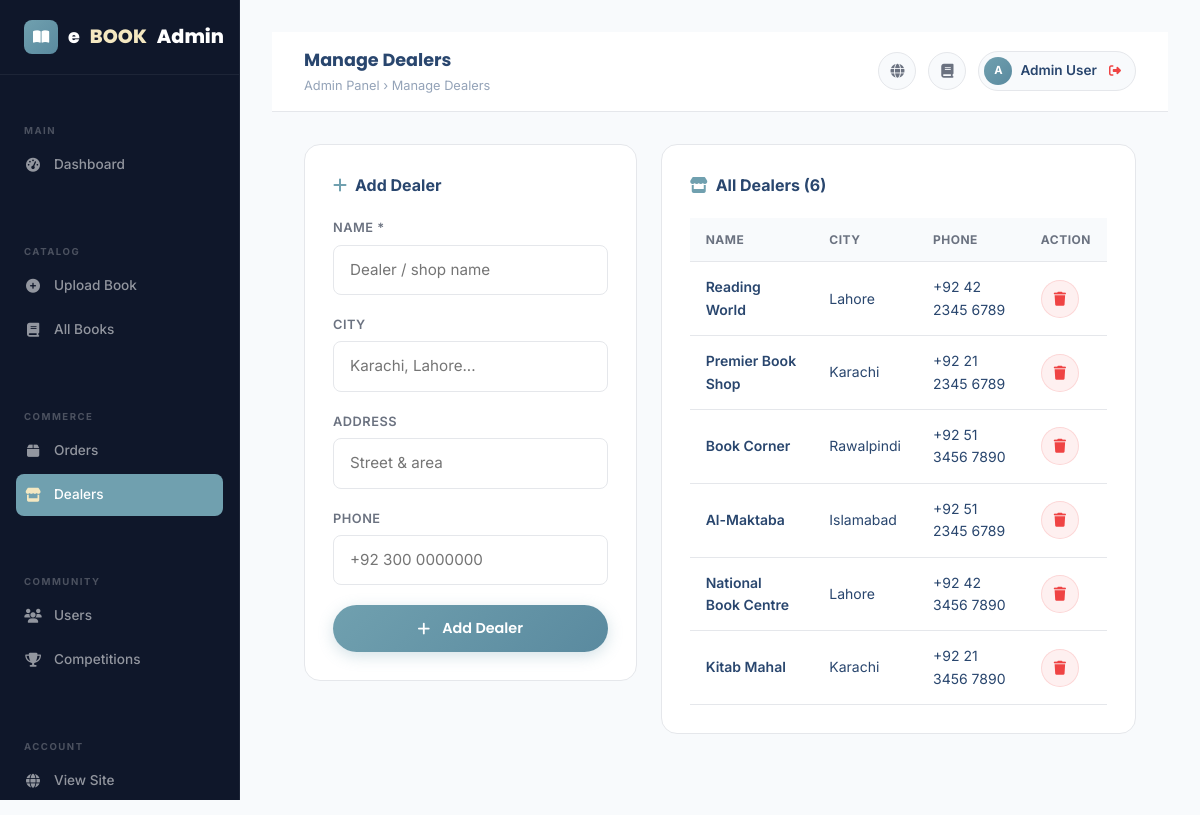
/admin/manage_dealers.php (signed in), run on the app's committed database.
### tables this page shows
CREATE TABLE `dealers` (
  `id` int(11) NOT NULL,
  `name` varchar(255) NOT NULL,
  `address` varchar(500) DEFAULT NULL,
  `phone` varchar(50) DEFAULT NULL,
  `city` varchar(100) DEFAULT NULL,
  `email` varchar(255) DEFAULT NULL
);

### admin/manage_dealers.php (the view, shortened to what this page needs)
<?php
include '../db_config.php';
$dealers = [];
$result = mysqli_query($conn, "SELECT * FROM dealers ORDER BY id DESC");
if ($result) while ($row = mysqli_fetch_assoc($result)) $dealers[] = $row;
include 'admin_header.php';
?>
<div class="row g-4">
  <div class="col-lg-5">
    <div class="dashboard-card">
      <div class="dashboard-card-title"><i class="fas fa-plus"></i>Add Dealer</div>
      <form method="POST" action="" data-validate>
        <div class="form-group"><label class="form-label-float">Name *</label><input type="text" name="name" class="form-input" required placeholder="Dealer / shop name"></div>
        <div class="form-group"><label class="form-label-float">City</label><input type="text" name="city" class="form-input" placeholder="Karachi, Lahore..."></div>
        <div class="form-group"><label class="form-label-float">Address</label><input type="text" name="address" class="form-input" placeholder="Street & area"></div>
        <div class="form-group"><label class="form-label-float">Phone</label><input type="tel" name="phone" class="form-input" placeholder="+92 300 0000000"></div>
        <button type="submit" class="btn-primary-custom btn-ripple w-100" style="justify-content:center;"><i class="fas fa-plus me-1"></i>Add Dealer</button>
      </form>
    </div>
  </div>
  <div class="col-lg-7">
    <div class="dashboard-card">
      <div class="dashboard-card-title"><i class="fas fa-store"></i>All Dealers (<?= count($dealers) ?>)</div>
      <?php if (empty($dealers)): ?>
      <div style="text-align:center;padding:32px;color:var(--text-muted);"><p>No dealers added yet.</p></div>
      <?php else: ?>
      <div class="table-responsive">
        <table class="admin-table">
          <thead><tr><th>Name</th><th>City</th><th>Phone</th><th>Action</th></tr></thead>
          <tbody>
            <?php foreach ($dealers as $d): ?>
            <tr>
              <td style="font-weight:600;"><?= htmlspecialchars($d['name'] ?? $d['dealer_name'] ?? '') ?></td>
              <td><?= htmlspecialchars($d['city'] ?? '') ?></td>
              <td><?= htmlspecialchars($d['phone'] ?? '') ?></td>
              <td><a href="manage_dealers.php?delete=<?= $d['id'] ?>" class="topbar-btn" onclick="return confirm('Delete dealer?')" style="background:rgba(239,68,68,.08);border-color:rgba(239,68,68,.15);color:var(--danger);"><i class="fas fa-trash"></i></a></td>
            </tr>
            <?php endforeach; ?>
          </tbody>
        </table>
      </div>
      <?php endif; ?>
    </div>
  </div>
</div>
<?php include 'admin_footer.php'; ?>

### css/style.css (style rules this page uses)
:root { --primary: #70a0af; --primary-hover: #5a8a9f; --secondary: #a0c1b9; --secondary-hover:#7fa8a0; --accent: #f4e8c1; --accent-hover: #e8d4a0; --success: #22C55E; --danger: #EF4444; --warning: #F59E0B; --info: #0EA5E9; --bg: #F8FAFC; --surface: #FFFFFF; --card-bg: rgba(255,255,255,0.75); --dark-bg: #0F172A; --dark-surface: #111827; --border: #E5E7EB; --divider: #CBD5E1; --text-primary: #29466e; --text-secondary: #6B7280; --text-muted: #94A3B8; --text-white: #FFFFFF; --gradient-hero: linear-gradient(135deg, #70a0af 0%, #a0c1b9 100%); --gradient-btn: linear-gradient(135deg, #70a0af, #5a8a9f); --gradient-accent: linear-gradient(135deg, #f4e8c1, #e8d4a0); --gradient-section: linear-gradient(180deg, #F8FAFC 0%, #EEF5F3 100%); --gradient-dark: linear-gradient(135deg, #2d5a6b, #70a0af, #a0c1b9); --radius-sm: 8px; --radius-md: 16px; --radius-lg: 24px; --radius-xl: 32px; --shadow-sm: 0 1px 3px rgba(0,0,0,.07), 0 1px 2px rgba(0,0,0,.06); --shadow-md: 0 4px 16px rgba(0,0,0,.10), 0 2px 6px rgba(0,0,0,.07); --shadow-lg: 0 20px 40px rgba(0,0,0,.12), 0 8px 16px rgba(0,0,0,.08); --shadow-xl: 0 32px 64px rgba(0,0,0,.14); --transition: all 0.3s cubic-bezier(0.4, 0, 0.2, 1); }
*, *::before, *::after { box-sizing: border-box; margin: 0; padding: 0; }
html { scroll-behavior: smooth; }
body { font-family: 'Inter', sans-serif; background: var(--bg); color: var(--text-primary); line-height: 1.6; overflow-x: hidden; }
body:not(.page-ready) { overflow: hidden; height: 100vh; }
a { text-decoration: none; color: var(--secondary); transition: var(--transition); }
.btn-primary-custom { display: inline-flex; align-items: center; gap: 8px; background: var(--gradient-btn); color: white; padding: 12px 28px; border-radius: 50px; font-family: 'Poppins', sans-serif; font-weight: 600; font-size: 0.9rem; border: none; cursor: pointer; transition: var(--transition); box-shadow: 0 4px 15px rgba(112,160,175,.3); text-decoration: none; position: relative; overflow: hidden; }
.btn-primary-custom::before { content: ''; position: absolute; top: 0; left: -100%; width: 100%; height: 100%; background: linear-gradient(90deg, transparent, rgba(255,255,255,.15), transparent); transition: left 0.5s; }
.btn-ripple { position: relative; overflow: hidden; }
.form-group { position: relative; margin-bottom: 20px; }
.form-label-float { display: block; font-size: 0.8rem; font-weight: 600; color: var(--text-secondary); text-transform: uppercase; letter-spacing: 0.5px; margin-bottom: 6px; }
.form-input { width: 100%; background: var(--surface); border: 1.5px solid var(--border); border-radius: var(--radius-sm); padding: 12px 16px; font-size: 0.95rem; color: var(--text-primary); transition: var(--transition); outline: none; font-family: 'Inter', sans-serif; }
.dashboard-card { background: var(--surface); border-radius: var(--radius-md); padding: 28px; border: 1px solid var(--border); margin-bottom: 24px; }
.dashboard-card-title { font-size: 1rem; font-weight: 700; margin-bottom: 20px; display: flex; align-items: center; gap: 8px; }
.dashboard-card-title i { color: var(--primary); }
.admin-table { width: 100%; border-collapse: collapse; font-size: 0.875rem; }
.admin-table th { background: var(--bg); padding: 12px 16px; text-align: left; font-size: 0.75rem; font-weight: 700; text-transform: uppercase; letter-spacing: 0.5px; color: var(--text-secondary); border-bottom: 1px solid var(--border); }
.admin-table td { padding: 14px 16px; border-bottom: 1px solid var(--border); vertical-align: middle; }

### admin/admin_header.php (style rules this page uses)
:root { --sidebar-w: 240px; }
.topbar-btn { width:38px;height:38px;border-radius:50%;background:var(--bg);border:1px solid var(--border); display:flex;align-items:center;justify-content:center;cursor:pointer; color:var(--text-secondary);font-size:.875rem;transition:var(--transition);text-decoration:none; }

### data on the page
dealers: name "Reading World", city "Lahore", phone "+92 42 2345 6789"
dealers: name "Premier Book Shop", city "Karachi", phone "+92 21 2345 6789"
dealers: name "Book Corner", city "Rawalpindi", phone "+92 51 3456 7890"
dealers: name "Al-Maktaba", city "Islamabad", phone "+92 51 2345 6789"
dealers: name "National Book Centre", city "Lahore", phone "+92 42 3456 7890"
dealers: name "Kitab Mahal", city "Karachi", phone "+92 21 3456 7890"

### other printed values
$pageTitle "Manage Dealers"
$adminName[0] "A"
$adminName "Admin User"
count($dealers) "6"
